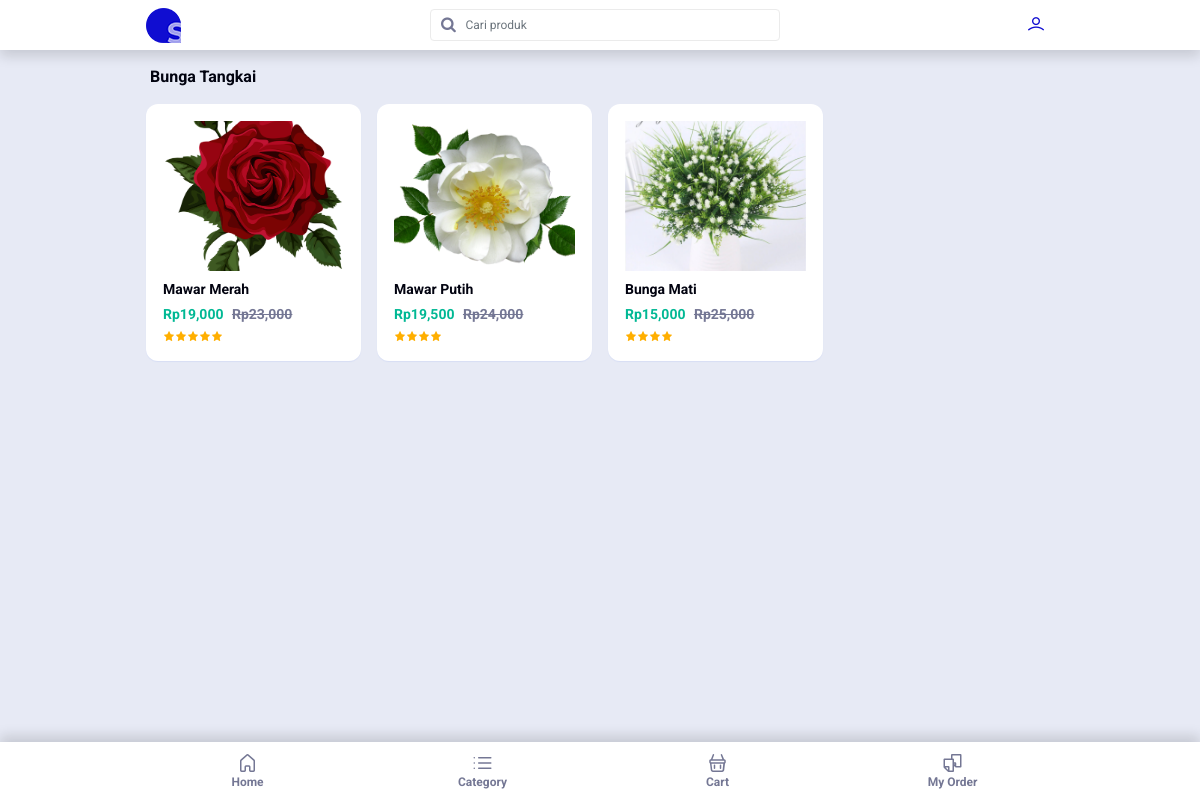
The app's page /kategori?idkategori=1 with its own data.
### tables this page shows
CREATE TABLE `kategori` (
  `idkategori` int(11) NOT NULL,
  `namakategori` varchar(20) NOT NULL,
  `tgldibuat` timestamp NOT NULL DEFAULT current_timestamp()
);

CREATE TABLE `produk` (
  `idproduk` int(11) NOT NULL,
  `idkategori` int(11) NOT NULL,
  `namaproduk` varchar(30) NOT NULL,
  `gambar` varchar(100) NOT NULL,
  `deskripsi` longtext NOT NULL,
  `rate` int(11) NOT NULL,
  `hargabefore` int(11) NOT NULL,
  `hargaafter` int(11) NOT NULL,
  `tgldibuat` timestamp NOT NULL DEFAULT current_timestamp()
);

### kategori.php (the view, shortened to what this page needs)
<?php
include 'dbconnect.php';
$idkategori = $_GET['idkategori'];
$kategori=mysqli_fetch_array(mysqli_query($conn,"SELECT * from kategori WHERE idkategori = '$idkategori'"));
?>
<!DOCTYPE html>
<html lang="en">
  <head>
    <?php include 'components/head.php'; ?>
  </head>
  <body>
    <div class="header-area" id="headerArea">
      <div class="container h-100 d-flex align-items-center justify-content-between">
        <div class="logo-wrapper"><a href="home"><img src="img/core-img/logo-small.png" alt=""></a></div>
        <div class="top-search-form">
          <form action="all" method="get">
            <?php
            if(isset($s)){
            ?>
              <input class="form-control" type="search" name="search" placeholder="Cari produk" value="<?= $s ?>">
            <?php
            } else {
            ?>
              <input class="form-control" type="search" name="search" placeholder="Cari produk">
            <?php
            };
            ?>
            <button type="submit"><i class="fa fa-search"></i></button>
          </form>
        </div>
        <div class="suha-navbar-toggler d-flex flex-wrap">
          <?php
          if(isset($_SESSION['log'])){
            echo '<a href="logout"><i class="lni lni-power-switch"></i></a>';
          } else {
            echo '<a href="login"><i class="lni lni-user"></i></a>';
          };
          ?>
        </div>
      </div>
    </div>
    <div class="page-content-wrapper">
      <div class="featured-products-wrapper py-3">
        <div class="container">
          <div class="section-heading d-flex align-items-center justify-content-between">
            <h6 class="pl-1"><?= ucwords($kategori['namakategori']) ?></h6>
          </div>
          <div class="row g-3">
            <?php
              $brgs=mysqli_query($conn,"SELECT * from produk WHERE idkategori = '$idkategori' order by idproduk ASC");
            ?>
            <?php
              while($p=mysqli_fetch_array($brgs)){
            ?>
            <div class="col-6 col-md-4 col-lg-3">
              <div class="card top-product-card">
                <div class="card-body"><a class="product-thumbnail d-block" href="product?idproduk=<?= $p['idproduk'] ?>"><img class="mb-2" src="<?= $p['gambar']?>" style="height:150px;object-fit:cover;" alt=""></a><a class="product-title d-block" href="single-product.html"><?= $p['namaproduk'] ?></a>
                  <p class="sale-price">
                    Rp<?php echo number_format($p['hargaafter']) ?>
                    <span>Rp<?php echo number_format($p['hargabefore']) ?></span>
                  </p>
                  <div class="product-rating">
                    <?php
                    $rate = $p['rate'];
                    for($n=1;$n<=$rate;$n++){
                      echo '<i class="lni lni-star-filled"></i>';
                    };
                    ?>
                  </div>
                </div>
              </div>
            </div>
            <?php } ?>
          </div>
        </div>
      </div>
    </div>
    <?php include 'components/footer_nav.php'; ?>
  </body>
</html>

### records on screen
kategori: namakategori "Bunga Tangkai"
produk: gambar (picture), namaproduk "Mawar Merah", hargaafter "19,000", hargabefore "23,000", rate 5 (drawn)
produk: gambar (picture), namaproduk "Mawar Putih", hargaafter "19,500", hargabefore "24,000", rate 4 (drawn)
produk: gambar (picture), namaproduk "Bunga Mati", hargaafter "15,000", hargabefore "25,000", rate 4 (drawn)
